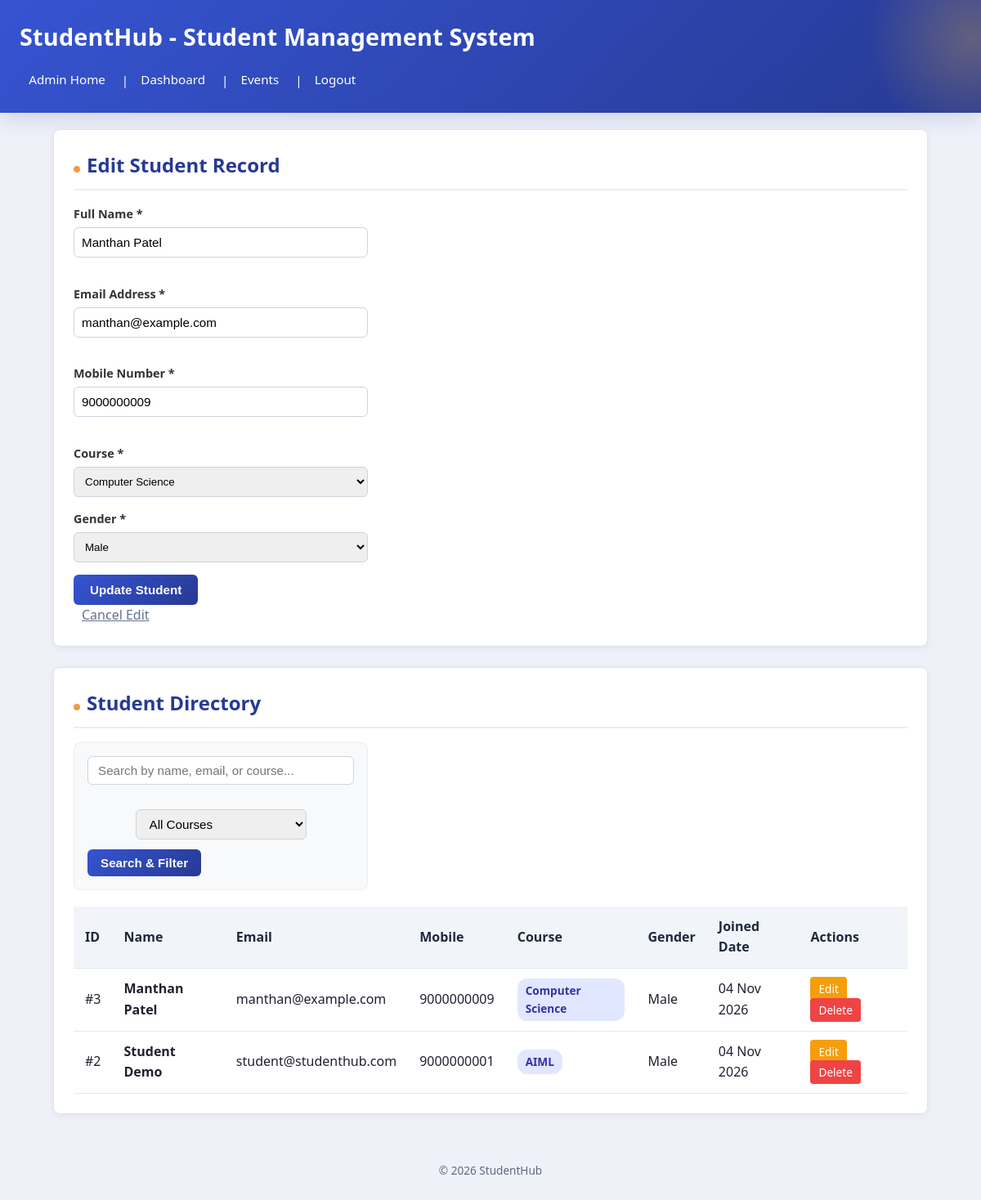
The app's page /students.php?edit_id=3 with its own data.
### tables this page shows
CREATE TABLE `users` (
    `id` INT UNSIGNED AUTO_INCREMENT PRIMARY KEY,
    `name` VARCHAR(100) NOT NULL,
    `username` VARCHAR(50) NULL UNIQUE,
    `email` VARCHAR(150) NOT NULL UNIQUE,
    `mobile` VARCHAR(15) NOT NULL UNIQUE,
    `password` VARCHAR(255) NOT NULL,
    `gender` ENUM('female', 'male', 'other') NOT NULL,
    `course` VARCHAR(100) NULL DEFAULT 'Computer Science',
    `role` ENUM('student', 'admin') DEFAULT 'student',
    `created_at` TIMESTAMP DEFAULT CURRENT_TIMESTAMP,
    `updated_at` TIMESTAMP DEFAULT CURRENT_TIMESTAMP ON UPDATE CURRENT_TIMESTAMP,
    INDEX `idx_users_username` (`username`),
    INDEX `idx_users_email` (`email`),
    INDEX `idx_users_role` (`role`)
);

### students.php (the view, shortened to what this page needs)
<?php
require_once "db_connect.php";
$edit_student = null;
if (isset($_GET['edit_id'])) {
    $edit_id = intval($_GET['edit_id']);
    $fetch_stmt = $conn->prepare("SELECT id, name, email, mobile, course, gender FROM users WHERE id = ? AND role = 'student'");
    $fetch_stmt->bind_param("i", $edit_id);
    $fetch_stmt->execute();
    $result = $fetch_stmt->get_result();
    if ($result && $result->num_rows === 1) {
        $edit_student = $result->fetch_assoc();
    }
}
$search_term   = trim($_GET['search'] ?? '');
$query = "SELECT id, name, email, mobile, course, gender, created_at FROM users WHERE role = 'student'";
$query .= " ORDER BY id DESC";
$stmt = $conn->prepare($query);
$stmt->execute();
$students_result = $stmt->get_result();
$course_options = [
    "Computer Science",
    "Information Technology",
    "Artificial Intelligence",
    "Data Science",
    "Mechanical Engineering",
    "Civil Engineering",
    "Business Administration"
];
?>
<!DOCTYPE html>
<html lang="en">
<head>
    <link rel="stylesheet" href="styles.css">
</head>
<body>
    <header>
        <h1>StudentHub - Student Management System</h1>
        <nav aria-label="Main Navigation">
            <a href="admin.html">Admin Home</a> |
            <a href="dashboard.html">Dashboard</a> |
            <a href="events.html">Events</a> |
            <a href="login.php">Logout</a>
        </nav>
    </header>
    <main class="container">
        <section class="card">
            <h2><?php echo $edit_student ? 'Edit Student Record' : 'Add New Student'; ?></h2>
            <form action="students.php" method="POST">
                <div class="form-grid">
                    <div>
                        <label for="name">Full Name *</label>
                        <input type="text" id="name" name="name" required placeholder="e.g. John Doe"
                               value="<?php echo htmlspecialchars($edit_student['name'] ?? ''); ?>">
                    </div>
                    <div>
                        <label for="email">Email Address *</label>
                        <input type="email" id="email" name="email" required placeholder="e.g. john@example.com"
                               value="<?php echo htmlspecialchars($edit_student['email'] ?? ''); ?>">
                    </div>
                    <div>
                        <label for="mobile">Mobile Number *</label>
                        <input type="tel" id="mobile" name="mobile" required maxlength="10" placeholder="10-digit number"
                               value="<?php echo htmlspecialchars($edit_student['mobile'] ?? ''); ?>">
                    </div>
                    <div>
                        <label for="course">Course *</label>
                        <select id="course" name="course" required>
                            <?php foreach ($course_options as $c): ?>
                                <option value="<?php echo htmlspecialchars($c); ?>"
                                    <?php echo ($edit_student['course'] ?? '') === $c ? 'selected' : ''; ?>>
                                    <?php echo htmlspecialchars($c); ?>
                                </option>
                            <?php endforeach; ?>
                        </select>
                    </div>
                    <div>
                        <label for="gender">Gender *</label>
                        <select id="gender" name="gender" required>
                            <option value="male" <?php echo ($edit_student['gender'] ?? '') === 'male' ? 'selected' : ''; ?>>Male</option>
                        </select>
                    </div>
                </div>
                <button type="submit" style="padding: 10px 20px; background-color: #3654d1; color: white; border: none; border-radius: 6px; cursor: pointer; font-weight: 600;">
                    <?php echo $edit_student ? 'Update Student' : 'Add Student'; ?>
                </button>
                <?php if ($edit_student): ?>
                    <a href="students.php" style="margin-left: 10px; color: #64748b; text-decoration: underline;">Cancel Edit</a>
                <?php endif; ?>
            </form>
        </section>
        <section class="card">
            <h2>Student Directory</h2>
            <form action="students.php" method="GET" class="filter-bar">
                <input type="text" name="search" placeholder="Search by name, email, or course..."
                       value="<?php echo htmlspecialchars($search_term); ?>" style="flex: 1; min-width: 240px;">
                <select name="course">
                    <option value="">All Courses</option>
                </select>
                <button type="submit">Search & Filter</button>
            </form>
            <table class="data-table">
                <thead>
                    <tr>
                        <th>ID</th>
                        <th>Name</th>
                        <th>Email</th>
                        <th>Mobile</th>
                        <th>Course</th>
                        <th>Gender</th>
                        <th>Joined Date</th>
                        <th>Actions</th>
                    </tr>
                </thead>
                <tbody>
                    <?php if ($students_result && $students_result->num_rows > 0): ?>
                        <?php while ($row = $students_result->fetch_assoc()): ?>
                            <tr>
                                <td>#<?php echo htmlspecialchars($row['id']); ?></td>
                                <td><strong><?php echo htmlspecialchars($row['name']); ?></strong></td>
                                <td><?php echo htmlspecialchars($row['email']); ?></td>
                                <td><?php echo htmlspecialchars($row['mobile']); ?></td>
                                <td><span class="badge-course"><?php echo htmlspecialchars($row['course'] ?? 'Computer Science'); ?></span></td>
                                <td><?php echo ucfirst(htmlspecialchars($row['gender'])); ?></td>
                                <td><?php echo date("d M Y", strtotime($row['created_at'])); ?></td>
                                <td>
                                    <a href="students.php?edit_id=<?php echo $row['id']; ?>" class="btn-edit">Edit</a>
                                    <a href="students.php?delete_id=<?php echo $row['id']; ?>" class="btn-delete"
                                       onclick="return confirm('Are you sure you want to delete this student record?');">Delete</a>
                                </td>
                            </tr>
                        <?php endwhile; ?>
                    <?php endif; ?>
                </tbody>
            </table>
        </section>
    </main>
    <footer>
        <p>&copy; 2026 StudentHub</p>
    </footer>
</body>
</html>

### styles.css (style rules this page uses)
:root { --green: #3654d1; --green-dark: #263a94; --green-light: #e9edfc; --gold: #f2994a; --bg: #eef1f8; --card: #ffffff; --text: #1e2230; --text-soft: #616a7d; --border: #dfe3ee; --radius: 10px; --shadow-sm: 0 2px 8px rgba(0, 0, 0, 0.06); --shadow-md: 0 8px 24px rgba(38, 58, 148, 0.15); --transition: 0.2s ease; }
* { box-sizing: border-box; }
html { scroll-behavior: smooth; }
body { margin: 0; font-family: 'Segoe UI', Arial, Helvetica, sans-serif; background: var(--bg); color: var(--text); line-height: 1.6; animation: fadeIn 0.4s ease both; }
a { color: var(--green); text-decoration: none; transition: color var(--transition); }
header { background: linear-gradient(135deg, var(--green), var(--green-dark)); color: #fff; padding: 1.4rem 1.5rem; box-shadow: var(--shadow-md); position: relative; overflow: hidden; }
header::after { content: ""; position: absolute; top: -60%; right: -10%; width: 260px; height: 260px; background: radial-gradient(circle, rgba(212, 162, 76, 0.35), transparent 70%); pointer-events: none; }
header h1 { margin: 0 0 0.7rem; font-size: 1.8rem; font-weight: 700; letter-spacing: 0.2px; position: relative; }
nav { font-size: 0.95rem; position: relative; }
nav a { display: inline-block; color: #fff; padding: 0.35rem 0.7rem; margin-right: 0.3rem; border-radius: 999px; transition: background var(--transition), transform var(--transition); }
main { max-width: 850px; margin: 2rem auto; padding: 0 1.2rem; }
section { background: var(--card); border: 1px solid var(--border); border-radius: var(--radius); padding: 1.75rem 2rem; margin-bottom: 1.5rem; box-shadow: var(--shadow-sm); transition: box-shadow var(--transition), transform var(--transition); animation: slideUp 0.45s ease both; }
h2 { margin-top: 0; color: var(--green-dark); border-bottom: 2px solid var(--green-light); padding-bottom: 0.6rem; margin-bottom: 1.1rem; position: relative; }
h2::before { content: ""; display: inline-block; width: 8px; height: 8px; background: var(--gold); border-radius: 50%; margin-right: 0.5rem; }
form { display: flex; flex-direction: column; max-width: 360px; }
label { font-weight: 600; font-size: 0.85rem; color: #333; margin-bottom: 0.3rem; }
input, textarea { padding: 0.65rem 0.75rem; margin-bottom: 1.1rem; border: 1.5px solid #d5dade; border-radius: 6px; font-size: 0.95rem; width: 100%; background: #fff; transition: border-color var(--transition), box-shadow var(--transition); }
button[type="submit"] { background: linear-gradient(135deg, var(--green), var(--green-dark)); color: #fff; border: none; border-radius: 6px; padding: 0.7rem 1.5rem; font-size: 0.95rem; font-weight: 600; cursor: pointer; align-self: flex-start; transition: transform var(--transition), box-shadow var(--transition); }
footer { text-align: center; padding: 1.2rem; color: var(--text-soft); font-size: 0.85rem; }

### records on screen
users: name "Manthan Patel", email "manthan@example.com", mobile "9000000009", course "Computer Science", gender "Male", id "3", created_at "04 Nov 2026"
users: id "2", name "Student Demo", email "student@studenthub.com", mobile "9000000001", course "AIML", gender "Male", created_at "04 Nov 2026"
